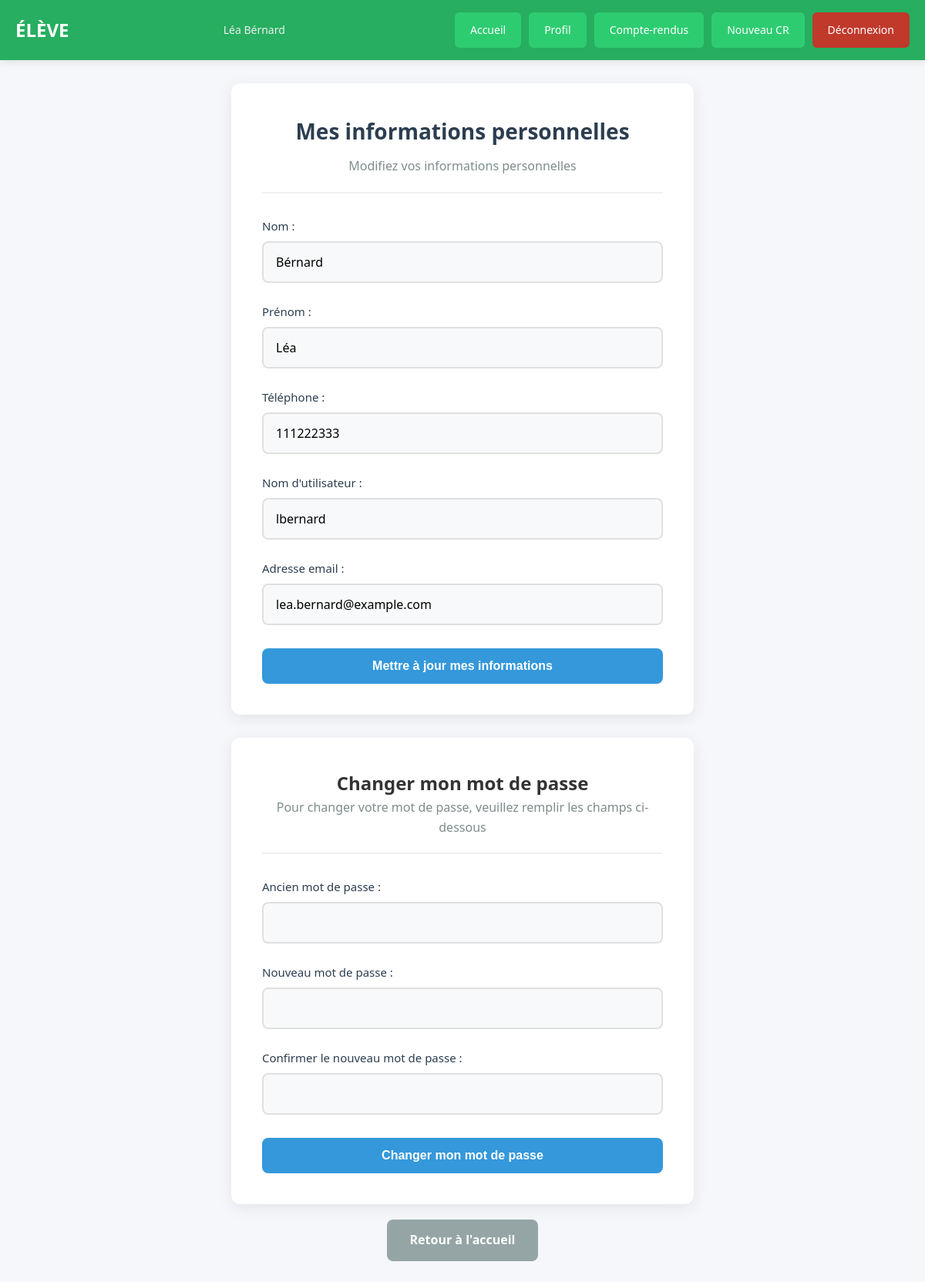
/perso.php (signed in), run on the app's committed database.
### tables this page shows
CREATE TABLE `utilisateur` (
  `num` int(10) NOT NULL,
  `nom` varchar(100) DEFAULT NULL,
  `prenom` varchar(100) DEFAULT NULL,
  `tel` int(20) DEFAULT NULL,
  `login` varchar(100) DEFAULT NULL,
  `motdepasse` varchar(100) DEFAULT NULL,
  `type` int(1) DEFAULT NULL,
  `email` varchar(100) DEFAULT NULL,
  `option` int(1) NOT NULL COMMENT '0 pour ELEVE; 1 pour PROF',
  `num_stage` int(10) DEFAULT NULL
);

### perso.php (the view, shortened to what this page needs)
<?php
include '_conf.php';
$id = $_SESSION["id"];
$connexion = mysqli_connect($serveurBDD,$userBDD,$mdpBDD,$nomBDD);
$requete = $connexion->prepare("SELECT * FROM utilisateur WHERE num = ?");
$requete->bind_param("i", $id);
$requete->execute();
$resultat = $requete->get_result();
$donnees = $resultat->fetch_assoc();
$nom = $donnees['nom'];
$prenom = $donnees['prenom'];
$tel = $donnees['tel'];
$login = $donnees['login'];
$email = $donnees['email'];
?>
<!DOCTYPE html>
<html lang="fr">
<head>
    <link rel="stylesheet" href="css/style.css">
    <link rel="stylesheet" href="css/menu.css">
    <?php if($_SESSION["type"]==0): ?>
        <link rel="stylesheet" href="css/menueleve.css">
    <?php else: ?>
        <link rel="stylesheet" href="css/menuprof.css">
    <?php endif; ?>
    <link rel="stylesheet" href="css/formulaire.css">
</head>
<body>
    <div class="main-container">
        <?php if($_SESSION["type"]==0): ?>
            <?php include '_menuEleve.php'; ?>
        <?php else: ?>
            <?php include '_menuProf.php'; ?>
        <?php endif; ?>
        <div class="content-center">
            <div class="form-card">
                <div class="form-header">
                    <h1>Mes informations personnelles</h1>
                    <p>Modifiez vos informations personnelles</p>
                </div>
                <form action="perso.php" method="post">
                    <div class="form-group">
                        <label class="form-label">Nom :</label>
                        <input type="text" name="nom" class="form-control"
                               value="<?php echo htmlspecialchars($nom); ?>" required>
                    </div>
                    <div class="form-group">
                        <label class="form-label">Prénom :</label>
                        <input type="text" name="prenom" class="form-control"
                               value="<?php echo htmlspecialchars($prenom); ?>" required>
                    </div>
                    <div class="form-group">
                        <label class="form-label">Téléphone :</label>
                        <input type="tel" name="tel" class="form-control"
                               value="<?php echo htmlspecialchars($tel); ?>"
                               placeholder="Ex: 0612345678">
                    </div>
                    <div class="form-group">
                        <label class="form-label">Nom d'utilisateur :</label>
                        <input type="text" name="login" class="form-control"
                               value="<?php echo htmlspecialchars($login); ?>" required>
                    </div>
                    <div class="form-group">
                        <label class="form-label">Adresse email :</label>
                        <input type="email" name="email" class="form-control"
                               value="<?php echo htmlspecialchars($email); ?>" required>
                    </div>
                    <div class="form-actions">
                        <button type="submit" class="btn btn-primary btn-full"
                                name="envoi_info" value="1">
                            Mettre à jour mes informations
                        </button>
                    </div>
                </form>
            </div>
            <div class="form-card" style="margin-top: 30px;">
                <div class="form-header">
                    <h2>Changer mon mot de passe</h2>
                    <p>Pour changer votre mot de passe, veuillez remplir les champs ci-dessous</p>
                </div>
                <form action="perso.php" method="post">
                    <div class="form-group">
                        <label class="form-label">Ancien mot de passe :</label>
                        <input type="password" name="ancien_mdp" class="form-control" required>
                    </div>
                    <div class="form-group">
                        <label class="form-label">Nouveau mot de passe :</label>
                        <input type="password" name="nouveau_mdp" class="form-control" required minlength="4">
                    </div>
                    <div class="form-group">
                        <label class="form-label">Confirmer le nouveau mot de passe :</label>
                        <input type="password" name="confirmer_mdp" class="form-control" required minlength="4">
                    </div>
                    <div class="form-actions">
                        <button type="submit" class="btn btn-primary btn-full"
                                name="changer_mdp" value="1">
                            Changer mon mot de passe
                        </button>
                    </div>
                </form>
            </div>
            <div style="text-align: center; margin-top: 20px;">
                <a href="accueil.php" class="btn btn-secondary">
                    Retour à l'accueil
                </a>
            </div>
        </div>
    </div>
</body>
</html>

### style.css (style rules this page uses)
* { margin: 0; padding: 0; box-sizing: border-box; }
body { font-family: Arial, sans-serif; background-color: #f4f4f4; color: #333; line-height: 1.6; }

### formulaire.css (style rules this page uses)
* { margin: 0; padding: 0; box-sizing: border-box; }
body { font-family: 'Segoe UI', Tahoma, Geneva, Verdana, sans-serif; background: #f5f7fa; min-height: 100vh; display: flex; flex-direction: column; }
.main-container { display: flex; flex-direction: column; min-height: 100vh; }
.content-center { flex: 1; display: flex; flex-direction: column; justify-content: center; align-items: center; padding: 30px 20px; }
.form-card { background: white; border-radius: 12px; box-shadow: 0 5px 20px rgba(0, 0, 0, 0.08); padding: 40px; width: 100%; max-width: 600px; margin: 0 auto; }
.form-header { text-align: center; margin-bottom: 30px; padding-bottom: 20px; border-bottom: 2px solid #f0f0f0; }
.form-header h1 { color: #2c3e50; font-size: 28px; margin-bottom: 10px; font-weight: 600; }
.form-header p { color: #7f8c8d; font-size: 16px; }
.form-group { margin-bottom: 25px; width: 100%; }
.form-label { display: block; margin-bottom: 8px; color: #2c3e50; font-weight: 500; font-size: 15px; }
.form-control { width: 100%; padding: 14px 16px; border: 2px solid #e0e0e0; border-radius: 8px; font-size: 16px; font-family: 'Segoe UI', sans-serif; transition: all 0.3s; background: #f8f9fa; }
.form-actions { display: flex; gap: 15px; margin-top: 30px; justify-content: center; }
.btn { padding: 14px 30px; border-radius: 8px; font-size: 16px; font-weight: 600; cursor: pointer; transition: all 0.3s; text-decoration: none; border: none; display: inline-block; text-align: center; }
.btn-primary { background: #3498db; color: white; min-width: 180px; }
.btn-secondary { background: #95a5a6; color: white; min-width: 180px; }
.btn-full { width: 100%; }

### data on the page
utilisateur: nom "Bérnard", prenom "Léa", tel "111222333", login "lbernard", email "lea.bernard@example.com"

### other printed values
$_SESSION["prenom"] "Léa"
$_SESSION["nom"] "Bérnard"
